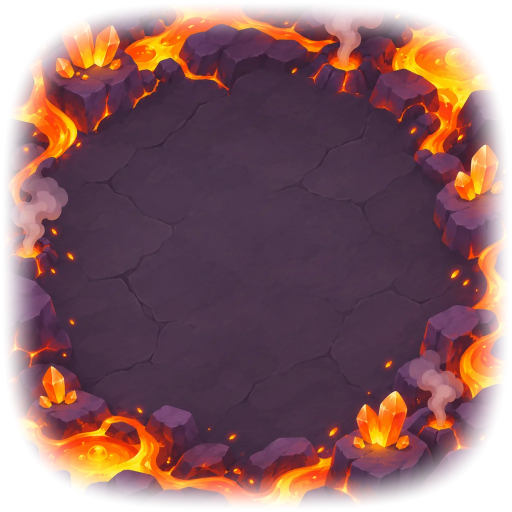
#> input picture assets/arena/ground-crater.webp, 1024 x 1024 px (shown at 1/2 size)
$ python tile.py ../assets/arena/ground-crater.webp 5 ../assets/arena/ground-factory.webp ../assets/arena/ground-factory.webp 5
#> lines starting #> are read from the running program, lines starting #| are printed output that depends on the picture
# Turn one quarter of a 2x2 texture sheet into a seamless tile.
# usage: tile.py sheet.png quarter(0-3) out.webp [mode] [size]     mode: blend (default, for scattered patterns) | planks (boards running left to right) | mirror (for regular patterns)
import sys
import numpy as np
from PIL import Image
src,q,out=sys.argv[1],int(sys.argv[2]),sys.argv[3]; mode=sys.argv[4] if len(sys.argv)>4 else 'blend'; size=int(sys.argv[5]) if len(sys.argv)>5 else 256
im=Image.open(src).convert('RGB'); W,H=im.size; w,h=W//2,H//2; x0,y0=(q%2)*w,(q//2)*h; pad=int(w*.05)
#> after `im = Image.open(src).convert('RGB')`:
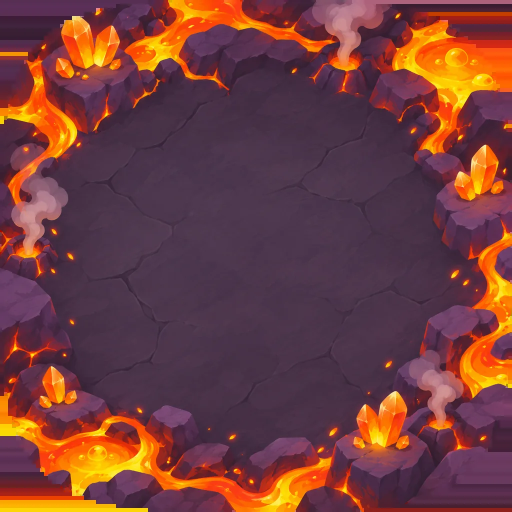
#> im: PIL image 1024x1024 RGB (shown at 1/2 size); mean R, G, B 114.7, 62.5, 61.8
#> after `W, H = im.size`: W = 1024; H = 1024
#> after `w, h = (W // 2, H // 2)`: w = 512; h = 512
#> after `x0, y0 = (q % 2 * w, q // 2 * h)`: x0 = 512; y0 = 1024
#> after `pad = int(w * 0.05)`: pad = 25
T=np.asarray(im.crop((x0+pad,y0+pad,x0+w-pad,y0+h-pad))).astype(float)
#> T: shape (462, 462, 3) float64; every value is 0
if mode=='planks':
    dark=T.mean(axis=(1,2)); thr=dark.mean()-1.2*dark.std(); rows=np.where(dark<thr)[0]      # the seams between boards are the darkest rows
    groups=np.split(rows,np.where(np.diff(rows)>3)[0]+1); mids=[int(g.mean()) for g in groups if len(g)]
    T=T[mids[0]:mids[-1]]                                                                    # whole boards only, seam to seam
    T=np.concatenate([T,T[:,::-1]],axis=1)                                                   # mirror left-right so the grain meets itself
    res=Image.fromarray(T.astype('uint8')).resize((size*2,size),Image.LANCZOS)
elif mode=='mirror':
    T=np.concatenate([T,T[:,::-1]],axis=1); T=np.concatenate([T,T[::-1]],axis=0)      # flipped copies meet edge to edge
    res=Image.fromarray(T.astype('uint8')).resize((size,size),Image.LANCZOS)
else:
    n=min(T.shape[0],T.shape[1]); T=T[:n,:n]; S=np.roll(T,(n//2,n//2),axis=(0,1))            # the same picture moved half a tile, so its middle sits on the edges
#> after `n = min(T.shape[0], T.shape[1])`: n = 462
    a=np.abs(np.linspace(-1,1,n)); e=np.clip((1-a)/.3,0,1); e=e*e*(3-2*e); m=np.minimum.outer(e,e)[:,:,None]   # keep the original in the middle, fade to the moved copy at the edges
    res=Image.fromarray((T*m+S*(1-m)).astype('uint8')).resize((size,size),Image.LANCZOS)
res.save(out,quality=86,method=6); print(out,res.size)
#| ../assets/arena/ground-factory.webp (5, 5)

$ run again, on assets/arena/ground-harbour.webp
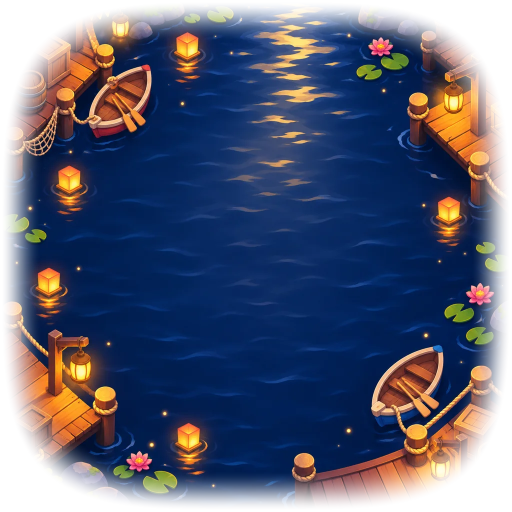
#> input picture assets/arena/ground-harbour.webp, 1024 x 1024 px (shown at 1/2 size)
#> `im = Image.open(src).convert('RGB')`:
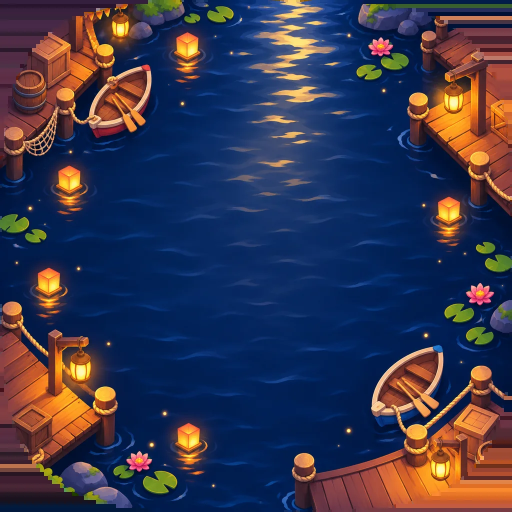
#> im: PIL image 1024x1024 RGB (shown at 1/2 size); mean R, G, B 55.1, 54.7, 78.2
#> T: shape (462, 462, 3) float64; every value is 0
#| ../assets/arena/ground-harbour.webp (5, 5)

$ run again, on assets/arena/ground-plaza.webp
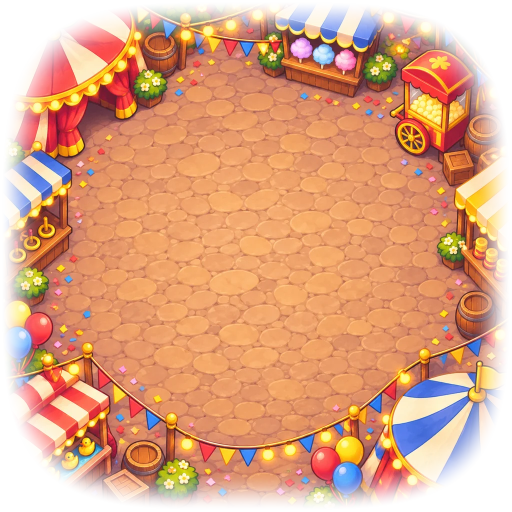
#> input picture assets/arena/ground-plaza.webp, 1024 x 1024 px (shown at 1/2 size)
#> `im = Image.open(src).convert('RGB')`:
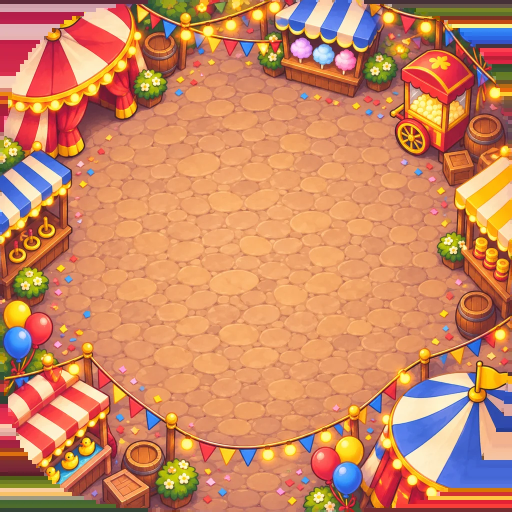
#> im: PIL image 1024x1024 RGB (shown at 1/2 size); mean R, G, B 203.9, 135.1, 97.7
#> T: shape (462, 462, 3) float64; every value is 0
#| ../assets/arena/ground-plaza.webp (5, 5)
